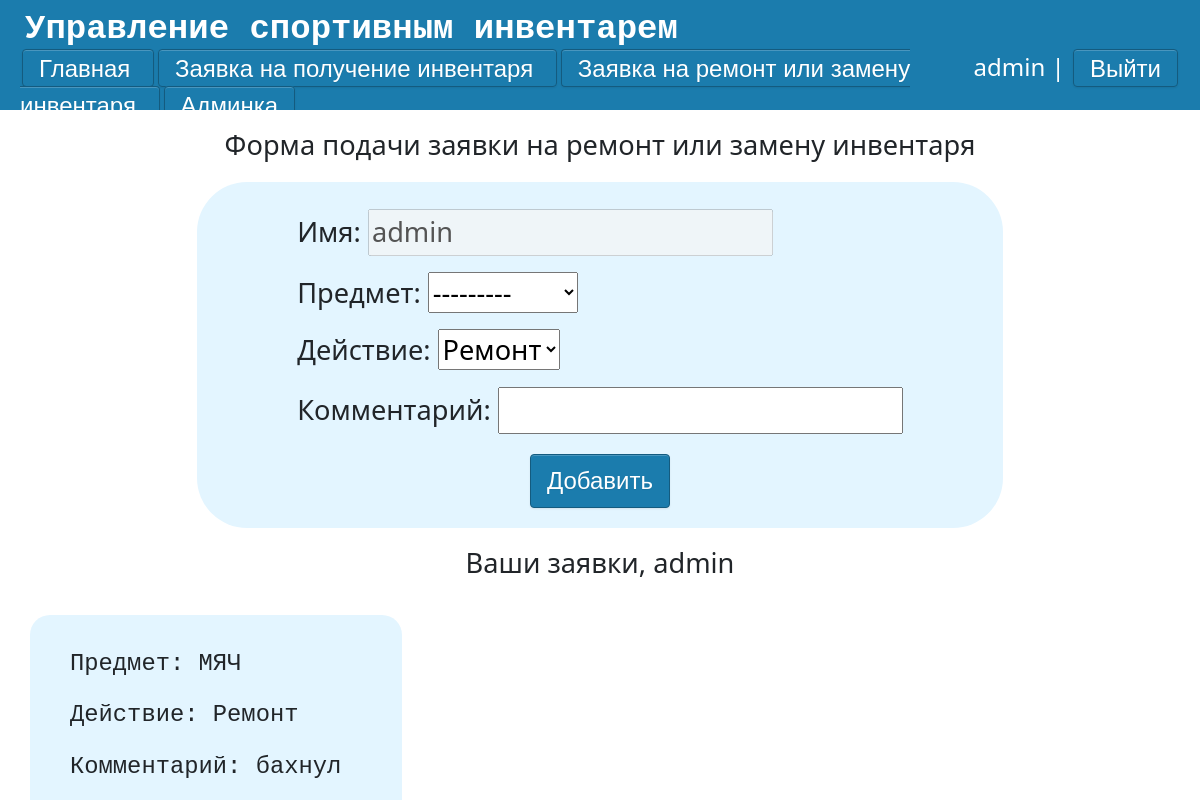
The page /application-repair (signed in) on the database its author committed.
### main/models.py (models this page shows, shortened)
class Applications_repair(models.Model):
    CHOICES = {'Ремонт': 'Ремонт', 'Замена': 'Замена'}
    state = {'На рассмотрении': 'На рассмотрении', 'Выполнено': 'Выполнено', 'Отказано': 'Отказано'}
    username = models.CharField('Имя',max_length=100,editable=False)
    Request = models.ForeignKey('Goods' ,on_delete=models.PROTECT,null=True,verbose_name='Предмет')
    Aim = models.CharField('Действие',choices=CHOICES,default='Ремонт',max_length=100)
    Comment = models.CharField('Комментарий', max_length=150)
    Status = models.CharField('Статус заявки',default='На рассмотрении', choices=state,max_length=100)
    class Meta:
        verbose_name = "Заявка на ремонт"
        verbose_name_plural  = "Заявки на ремонт"

class Goods(models.Model):
    CONDITION_CHOICES = [
        ('новый', 'новый'),
        ('использованный', 'использованный'),
        ('сломанный', 'сломанный'),
    ]
    goods = models.CharField('Название', max_length=30)
    count = models.IntegerField('Количество', default=1)
    rented_count = models.IntegerField('Взято', default=0)
    condition = models.CharField('Состояние', max_length=20, choices=CONDITION_CHOICES)
    description = models.TextField('Описание', blank=True, null=True)
    created_at = models.DateTimeField('Добавлено', default=timezone.now)
    updated_at = models.DateTimeField('Обновлено', auto_now=True)
    class Meta:
        verbose_name = "Инвентарь"
        verbose_name_plural = "Инвентарь"
    def __str__(self):
        return self.goods

### main/views.py (the view)
# urls.py: path('application-repair', views.ApplicationsForm2, name='application-repair'),
def ApplicationsForm2(request):
    g = list(Goods.objects.all())
    r = list(Applications_repair.objects.all())
    user_name = User.objects.get(username=request.user)
    n = Applications_repair.objects.filter(username=user_name)
    if request.method == 'POST':
        form = AddPostForm_repair(request.POST or None, user=request.user)
        if form.is_valid():
            try:
                Applications_repair.objects.create(**form.cleaned_data)
                return  redirect('application-repair')
            except:
                form.add_error(None,'Ошибка')
    else:
        form=AddPostForm_repair(user=request.user)
    return render(request, 'main/Application2.html' , {'form': form,'n' : n})

### main/forms.py
class AddPostForm_repair(forms.Form):
    CHOICES = {'Ремонт':'Ремонт','Замена':'Замена'}
    def __init__(self, *args, **kwargs):
        self.user = kwargs.pop('user', None)
        super(AddPostForm_repair, self).__init__(*args, **kwargs)
        if self.user:
            self.fields['username'].initial = self.user.username
    username = forms.Field(disabled=True)
    Request = forms.ModelChoiceField(Goods.objects.all())
    Aim = forms.ChoiceField(choices=CHOICES)
    Comment = forms.CharField(max_length=150)

### main/templates/main/Application2.html (shortened to what this page needs)
{% extends 'main/layout.html' %}
{% block content %}
               {% if request.user.is_authenticated %}
                <div class = 'form_user'>
                    <p class = 'form_title'>Форма подачи заявки на ремонт или замену инвентаря</p>
                    <form action="{% url 'application-repair' %}" method="post" class ='form_content'>
                        <p><label for="{{ form.username.id_for_label }}"> Имя:</label> {{form.username}}</p>
                        <p><label for="{{ form.Request.id_for_label }}"> Предмет:</label> {{ form.Request}}</p>
                        <p><label for="{{ form.Request.id_for_label }}"> Действие:</label> {{ form.Aim }}</p>
                        <p><label for="{{ form.Comment.id_for_label }}"> Комментарий:</label> {{ form.Comment }}</p>
                        <button class="btn2" type="submit">
                            Добавить
                        </button>
                    </form>
                </div>
                    <div class = 'form_forms'>
                        <p class = 'form_forms_p'> Ваши заявки, {{ request.user }} </p>
                    {% for el in n %}
                        <div class = 'review'>
                            <p><pre >Предмет: {{el.Request}} </pre></p>
                            <p><pre >Действие: {{el.Aim}} </pre></p>
                            <p><pre >Комментарий: {{el.Comment}} </pre></p>
                        </div>
                    {% endfor %}
                    </div>
                {% else %}
                    <p class = 'enter_or_reg'>Войдите или зарегистрируйтесь</p>
                {% endif %}
{% endblock %}

### main/templates/main/layout.html (shortened to what this page needs)
{% load static %}
<!DOCTYPE html>
<html lang="ru">
<head>
    <link rel="stylesheet" href="https://cdn.jsdelivr.net/npm/bootstrap@5.3.2/dist/css/bootstrap.min.css">
    <link rel="stylesheet" href="{% static 'main/css/css.css' %}">
    <link rel="stylesheet" href="{% static 'main/css/buttons.css' %}">
</head>
<body>
    <div class = "back">
        <div class = 'top'>
                <div class="logo2"><samp>Управление спортивным инвентарем</samp></div>
                <div class = 'lower'>
                    <div class="left-shortcuts">
                        <a href="{% url 'main' %}" class = 'btn3'> Главная </a>
                        <a href="{% url 'application-get' %}" class = 'btn3'> Заявка на получение инвентаря </a>
                        <a href="{% url 'application-repair' %}" class = 'btn3'> Заявка на ремонт или замену инвентаря </a>
                        {% if request.user.is_superuser %}
                        <a href="{% url 'console' %}" class = 'btn3'> Админка </a>
                        {% endif %}
                    </div>
                    <div class="right-shortcuts">
                        {% if request.user.is_authenticated %}
                            <li class="last"> {{user.username}} | <a href="{% url 'logout' %}" class="btn3">Выйти</a></li>
                        {% else %}
                            <li class="last"><a href="register" class="btn3"> Регистрация</a>  <a href="login" class="btn3"> Войти </a></li>
                        {% endif %}
                    </div>
                </div>
        </div>
        {% block content  %}
        {% endblock %}
    </div>
</body>
</html>

### main/static/main/css/css.css (style rules this page uses)
body { height: 100vh; width: 100vw; }
.top { display: grid; place-items: left; background: #1B7CAD; width: 100%; height: 110px; overflow: auto; }
.lower { display: grid; grid-template-columns: 80% 20%; padding: 10px width: 100%; padding-left: 20px; padding-right: 20px; font-size: 24px; margin-top: -6px; }
.back { height: 100%; width: 100%; overflow: hidden; }
.logo2 { font-size: 34px; margin-left: 25px; font-weight: bold; color: #fff; }
.last { float:right; color: #fff; }
li { list-style-type: none; }
.form_user { display: grid; place-items: center; }
.form_content { padding-top: 27px; font-size: 1.7rem; background-color: #e3f5ff; padding-left: 100px; padding-right: 100px; border-radius: 50px; }
.form_title { margin-top: 15px; font-size: 1.7rem; }
.form_forms_p { margin-top: 15px; font-size: 1.7rem; text-align: center; }
.review { float: left; overflow:auto; width: 31vw; margin-top: 15px; margin-left: 30px; font-size: 1.7rem; background-color: #e3f5ff; border-radius: 20px; padding-left: 40px; padding-top: 15px; padding-bottom: 15px }

### main/static/main/css/buttons.css (style rules this page uses)
button.btn2 { border-radius: 4px; -webkit-box-shadow: inset 0 1px 0 rgba(255, 255, 255, 0.2), 0 1px 2px rgba(0, 0, 0, 0.08); -moz-box-shadow: inset 0 1px 0 rgba(255, 255, 255, 0.2), 0 1px 2px rgba(0, 0, 0, 0.08); box-shadow: inset 0 1px 0 rgba(255, 255, 255, 0.2), 0 1px 2px rgba(0, 0, 0, 0.08); color: #fff; display:block; width:auto; text-align: center; font-family: Arial, Helvetica, sans-serif; font-size: 24px; padding: 8px 16px; margin: 20px auto; text-decoration: none; text-shadow: 0 1px 1px rgba(0, 0, 0, 0.075); -webkit-transition: background-color 0.1s linear; -moz-transition: background-color 0.1s linear; -o-transition: background-color 0.1s linear; transition: background-color 0.1s linear; background-color: rgb( 27, 124, 173 ); border: 1px solid rgb( 20, 91, 127 ); }
a.btn3 { border-radius: 4px; -webkit-box-shadow: inset 0 1px 0 rgba(255, 255, 255, 0.2), 0 1px 2px rgba(0, 0, 0, 0.08); -moz-box-shadow: inset 0 1px 0 rgba(255, 255, 255, 0.2), 0 1px 2px rgba(0, 0, 0, 0.08); box-shadow: inset 0 1px 0 rgba(255, 255, 255, 0.2), 0 1px 2px rgba(0, 0, 0, 0.08); color: #fff; width: auto; text-align: center; font-family: Arial, Helvetica, sans-serif; padding: 4.5px 16px; margin: 20px 2px; text-decoration: none; text-shadow: 0 1px 1px rgba(0, 0, 0, 0.075); -webkit-transition: background-color 0.1s linear; -moz-transition: background-color 0.1s linear; -o-transition: background-color 0.1s linear; transition: background-color 0.1s linear; background-color: rgb( 27, 124, 173 ); border: 1px solid rgb( 20, 91, 127 ); }

### rows shown on the page
Applications_repair: Request "МЯЧ", Aim "Ремонт", Comment "бахнул"

### other values the page prints
{{ user.username }} "admin"
{{ request.user }} "admin"
